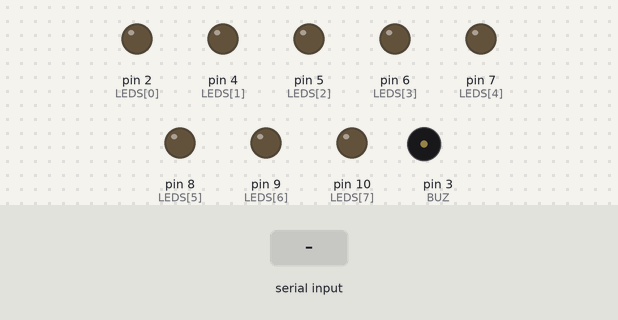
The sketch below on a simulated Arduino Uno, built with avr-gcc and run on an emulated ATmega328P. Parts: output pins drawn as LEDs (lit = HIGH), buzzer (waves = sounding). The inputs (shaded band) are chosen by the test bench. What the sketch prints to the serial monitor is not drawn.

Above: at 2.4 s.
2.5 s: "v\n" received over Serial
At 2.7 s:
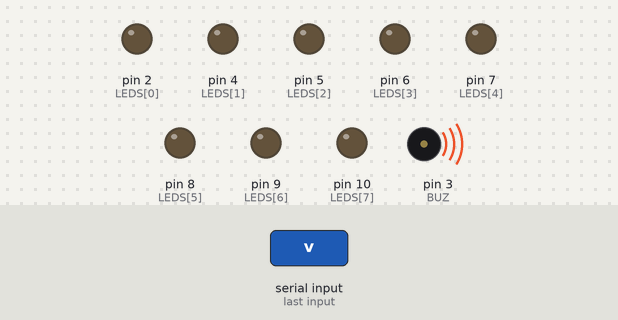
5.5 s: "m\n" received over Serial
At 11.8 s:
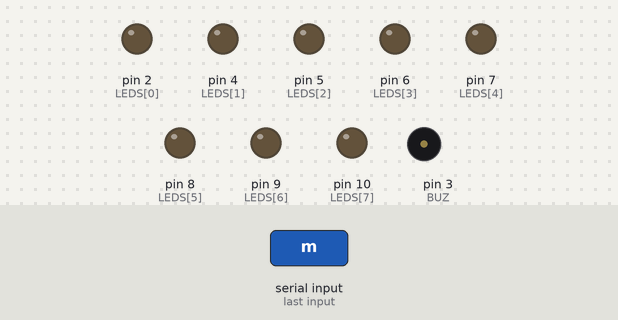
Timing chart, 0 to 13.3 s (numbered marks = the images above; inputs shaded):
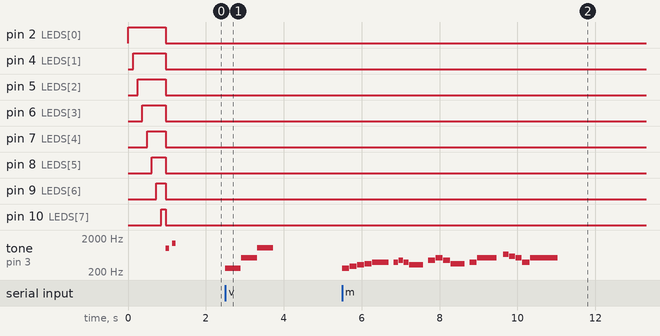

Measured:
- after the input at 2.5 s, tone on pin 3 (BUZ): plays 262 Hz for 0.40 s, 523 Hz for 0.40 s, 1047 Hz for 0.40 s, starting at once
- after the input at 5.5 s, tone on pin 3 (BUZ): plays 262 Hz for 0.18 s, 294 Hz for 0.18 s, 330 Hz for 0.18 s, 349 Hz for 0.18 s, 392 Hz for 0.42 s, 392 Hz for 0.12 s … (20 notes in this stretch), starting at once

The sketch:

n150-uno-lights.ino
```cpp
/*
 * n150-uno-lights.ino — 灯 + 蜂鸣器 双引擎（行者 N150 上的 UNO R3）
 *
 * 灯（8 路）: D2 D4 D5 D6 D7 D8 D9 D10
 *   其中 D5/D6/D9/D10 支持 PWM 亮度（analogWrite）
 *   注意：D0/D1 是串口，接灯就断通信；D13 是板载灯；D3 留给蜂鸣器
 * 蜂鸣器: D3 —— tone() 在 UNO 上只占 Timer2，与灯的 Timer0(D5/D6)/Timer1(D9/D10)
 *         PWM 互不冲突，所以两条路能同时跑（光随音动就靠这个）
 *
 * 接线（每颗灯都要串一个电阻，220Ω~1kΩ 都行）：
 *   长脚(正) -> 引脚 ; 短脚 -> 电阻 -> GND
 *
 * 串口 250000（与音频固件一致，主机脚本的波特率要跟这里对齐）
 * 命令（每条一行）:
 *   h            帮助
 *   p<Hz>,<ms>   单音（音乐链路用；Hz=0 休止）
 *   v            三音测试（判有源/无源）
 *   m            内置曲
 *   w<0-5>       灯图案: 0 全灭 1 流水 2 呼吸 3 跑马(三点) 4 心跳 5 全闪
 *   a<ms>        图案步长，默认 120ms（呼吸/全闪内部自动折半）
 *   L<8位掩码>   8 灯直设，如 L10101010（1=亮，第一位=D2）
 *   l<pin>,<v>   单灯: v=0 灭 / 1 亮 / 2-255 PWM 亮度（D5/D6/D9/D10）
 *   0            全停（灯全灭 + 静音）
 *
 * 开机自检：8 灯依次点亮一遍 + 蜂鸣器两声 —— 插上就会跑，不用主机
 */
const uint8_t BUZ = 3;
const uint8_t LEDS[8] = {2, 4, 5, 6, 7, 8, 9, 10};
const uint8_t MASK_OFF = 0;

uint8_t  pattern = 0;          // 当前图案
uint16_t period  = 120;        // 图案步长 ms
uint32_t lastStep = 0;
uint8_t  step = 0;

char cmd[24];
uint8_t cmdLen = 0;

static bool isPwm(uint8_t pin) { return pin == 5 || pin == 6 || pin == 9 || pin == 10; }

void setLed(uint8_t i, uint8_t v) {
  if (i > 7) return;
  if (isPwm(LEDS[i])) analogWrite(LEDS[i], v);
  else digitalWrite(LEDS[i], v > 127 ? HIGH : LOW);
}

void setMask(uint8_t mask) {
  for (uint8_t i = 0; i < 8; i++) setLed(i, ((mask >> i) & 1) ? 255 : 0);
}

uint8_t maskFromStr(const char *s) {
  uint8_t m = 0;
  for (uint8_t i = 0; i < 8 && s[i]; i++) if (s[i] == '1') m |= (1 << i);
  return m;
}

void runPattern() {
  if (!pattern) return;
  uint16_t interval = period;
  if (pattern == 2) interval = 16;              // 呼吸：细步才顺滑
  if (pattern == 4 || pattern == 5) interval = period / 2;
  uint32_t now = millis();
  if (now - lastStep < interval) return;
  lastStep = now;
  step++;
  switch (pattern) {
    case 1: setMask(1 << (step % 8)); break;                       // 流水：单点走
    case 2: {                                                      // 呼吸：全体同步明暗
      static uint8_t b = 0; static int8_t dir = 4;
      b = (uint8_t)((int16_t)b + dir);
      if (b > 250 || b < 4) dir = -dir;
      for (uint8_t i = 0; i < 8; i++) setLed(i, isPwm(LEDS[i]) ? b : (b > 127 ? 255 : 0));
    } break;
    case 3: {                                                      // 跑马：三点一段
      uint8_t m = 0;
      for (uint8_t k = 0; k < 3; k++) m |= (1 << ((step + k) % 8));
      setMask(m);
    } break;
    case 4: setMask((step % 8 == 0 || step % 8 == 1 || step % 8 == 3) ? 0xFF : 0x00); break;  // 心跳
    case 5: setMask((step % 2) ? 0xFF : 0x00); break;              // 全闪
  }
}

void help() {
  Serial.println(F("h=帮助 | p<Hz>,<ms>=单音 | v=三音 | m=内置曲 | 0=全停"));
  Serial.println(F("w<0-5>=灯图案(0全灭 1流水 2呼吸 3跑马 4心跳 5全闪) | a<ms>=步长"));
  Serial.println(F("L<8位掩码>=如 L10101010 | l<pin>,<v>=单灯(0灭 1亮 2-255亮度)"));
}

void note(uint16_t f, uint16_t ms) {
  if (f == 0) { delay(ms); return; }
  tone(BUZ, f);
  delay(ms);
  noTone(BUZ);
  delay(12);                                     // 音符间的缝，防丢音
}

const uint16_t MELODY[][2] = {
  {262, 180}, {294, 180}, {330, 180}, {349, 180}, {392, 420}, {0, 120},
  {392, 120}, {440, 120}, {392, 120}, {330, 360}, {0, 120},
  {440, 180}, {523, 180}, {440, 180}, {349, 360}, {0, 120},
  {392, 180}, {523, 500}, {0, 150},
  {659, 150}, {587, 150}, {523, 150}, {392, 200}, {523, 700}, {0, 400}
};

void playMelody() {
  Serial.print(F("[m] 演奏中，共 ")); Serial.print(sizeof(MELODY) / sizeof(MELODY[0])); Serial.println(F(" 个音符"));
  for (uint8_t i = 0; i < sizeof(MELODY) / sizeof(MELODY[0]); i++) note(MELODY[i][0], MELODY[i][1]);
  Serial.println(F("[m] 结束"));
}

void handleCmd(char *l) {
  if (!strcmp(l, "h")) { help(); return; }
  if (!strcmp(l, "v")) {
    uint16_t f[3] = {262, 523, 1047};
    Serial.println(F("[v] 三音 262 -> 523 -> 1047 Hz（音高跟着变=无源蜂鸣器）"));
    for (uint8_t i = 0; i < 3; i++) note(f[i], 400);
    Serial.println(F("[v] 完"));
    return;
  }
  if (!strcmp(l, "m")) { playMelody(); return; }
  if (!strcmp(l, "0")) {
    pattern = 0; setMask(MASK_OFF); noTone(BUZ);
    Serial.println(F("[ok] 全停（灯灭 + 静音）"));
    return;
  }
  if (l[0] == 'p') {
    char *c = strchr(l, ',');
    uint16_t f = (uint16_t)atoi(l + 1);
    uint16_t ms = c ? (uint16_t)atoi(c + 1) : 300;
    if (ms == 0 || ms > 5000) ms = 300;
    note(f, ms);
    return;
  }
  if (l[0] == 'w') { pattern = (uint8_t)atoi(l + 1); if (pattern > 5) pattern = 0;
    Serial.print(F("[ok] 图案 ")); Serial.println(pattern); return; }
  if (l[0] == 'a') { uint16_t v = (uint16_t)atoi(l + 1); if (v < 20) v = 20; period = v;
    Serial.print(F("[ok] 步长 ")); Serial.print(period); Serial.println(F("ms")); return; }
  if (l[0] == 'L') { pattern = 0; setMask(maskFromStr(l + 1));
    Serial.print(F("[ok] 掩码 0b")); Serial.println(l + 1); return; }
  if (l[0] == 'l') {
    char *c = strchr(l, ',');
    uint8_t pin = (uint8_t)atoi(l + 1);
    uint8_t v = c ? (uint8_t)atoi(c + 1) : 1;
    int8_t idx = -1;
    for (uint8_t i = 0; i < 8; i++) if (LEDS[i] == pin) idx = (int8_t)i;
    if (idx < 0) { Serial.println(F("[err] 该脚不是灯脚（可用 D2 D4 D5 D6 D7 D8 D9 D10）")); return; }
    setLed((uint8_t)idx, v ? (v == 1 ? 255 : v) : 0);
    Serial.print(F("[ok] D")); Serial.print(pin); Serial.print(' '); Serial.println(v);
    return;
  }
  Serial.print(F("[err] 未知命令: ")); Serial.println(l);
}

void setup() {
  Serial.begin(250000);
  for (uint8_t i = 0; i < 8; i++) { pinMode(LEDS[i], OUTPUT); setLed(i, 0); }
  pinMode(BUZ, OUTPUT);
  noTone(BUZ);
  Serial.println();
  Serial.println(F("n150-uno-lights 就绪（灯: D2 D4 D5 D6 D7 D8 D9 D10 / 蜂鸣器: D3 / 250000）"));
  help();
  // 开机自检：不用主机就能验接线 —— 8 灯依次亮一遍 + 蜂鸣器两声
  for (uint8_t i = 0; i < 8; i++) { setLed(i, 255); delay(120); }
  for (uint8_t i = 0; i < 8; i++) setLed(i, 0);
  tone(BUZ, 1000); delay(90); noTone(BUZ); delay(80);
  tone(BUZ, 1400); delay(90); noTone(BUZ);
  Serial.println(F("[boot] 自检完：8 灯应依次亮过一遍（D2→D10），蜂鸣器响两声"));
}

void loop() {
  while (Serial.available()) {
    char b = (char)Serial.read();
    if (b == '\n' || b == '\r') { if (cmdLen) { cmd[cmdLen] = 0; cmdLen = 0; handleCmd(cmd); } }
    else if (cmdLen < sizeof(cmd) - 1) cmd[cmdLen++] = b;
  }
  runPattern();
}
```
